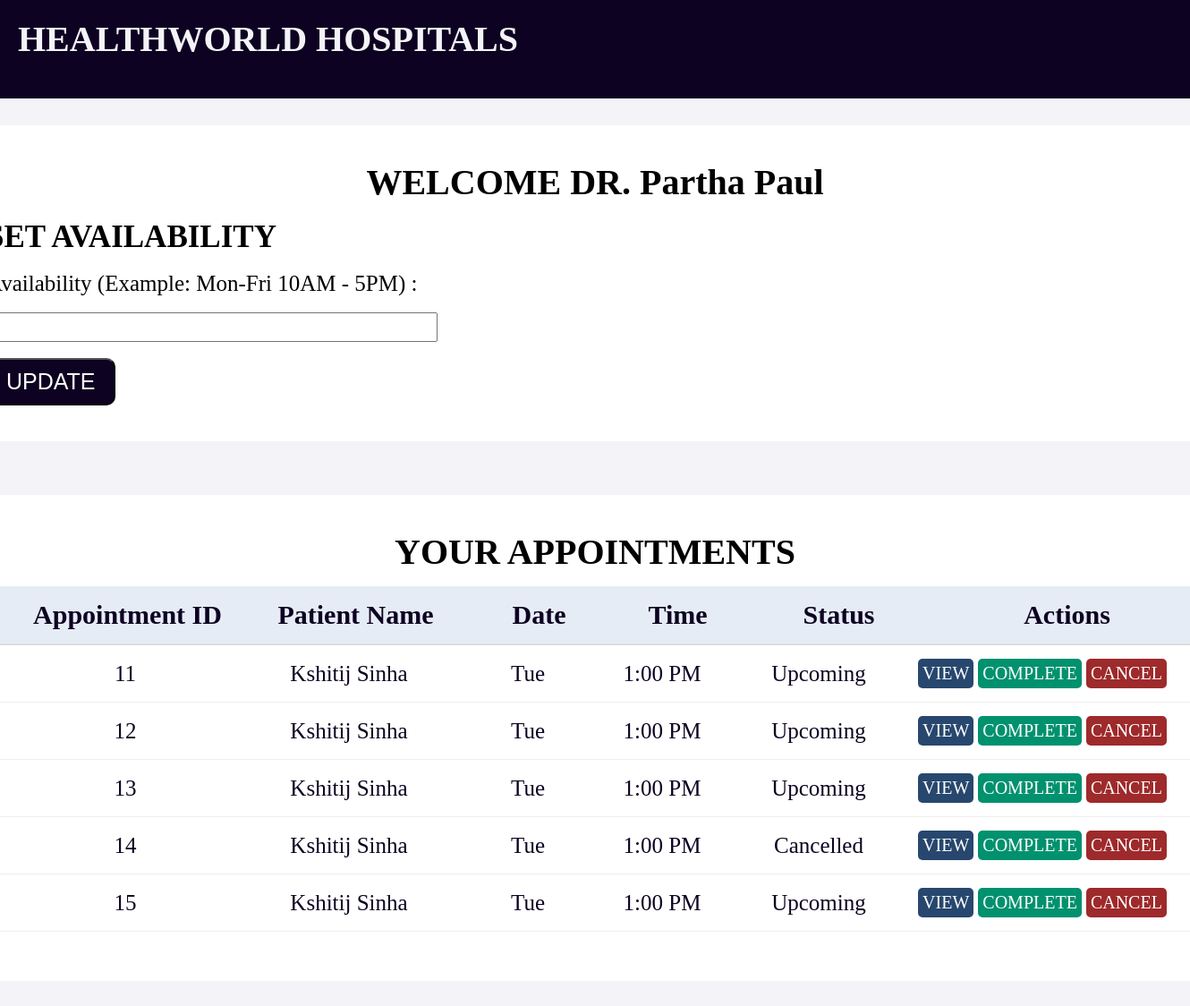
The app's page /doctor/dashboard/41 with its own data.
### models.py (models this page shows)
class Doctor(db.Model):
    __tablename__ = "Doctor"
    doctor_ID = db.Column(db.Integer, primary_key=True, autoincrement=True, nullable=False)
    name = db.Column(db.String, nullable=False)
    specialisation = db.Column(db.String, nullable=False)
    availability = db.Column(db.String, nullable=False)
    password = db.Column(db.String, nullable=False)
    contact = db.Column(db.Integer, nullable=False)

class Appointment(db.Model):
    __tablename__ = "Appointment"
    appointment_ID = db.Column(db.Integer, primary_key=True, autoincrement=True, nullable=False)
    patient_ID = db.Column(db.Integer, nullable=False)
    doctor_ID = db.Column(db.Integer, nullable=False)
    date = db.Column(db.String, nullable=False)
    time = db.Column(db.String, nullable=False)
    status = db.Column(db.String, nullable=False)

### main.py (the view)
@app.route("/doctor/dashboard/<doctor_id>", methods=['GET','POST'])
def doctor_dashboard(doctor_id):
    doctor = Doctor.query.get(doctor_id)
    if request.method == 'POST':
        doctor.availability = request.form['days']; db.session.commit()
    appointments = Appointment.query.filter_by(doctor_ID=doctor_id).all()
    for a in appointments:
        patient = Patient.query.get(a.patient_ID)
        a.patient_name = patient.name if patient else "Unknown"
    return render_template('doctor_dashboard.html', doctorn=doctor.name, doctor=doctor, appointments=appointments)

### TEMPLATES/doctor_dashboard.html (shortened to what this page needs)
<!DOCTYPE html>
<html lang="en">
<head>
</head>
<body style="background-color: #f4f4f8;">
<header>HEALTHWORLD HOSPITALS</header>
<div style="display: flex; flex-direction: column; justify-content: center; align-items: center;">
    <div id="login" style="width:1360px;">
        <h4 style="font-size: 40px; text-align: center;">WELCOME DR. {{ doctorn }}</h4><br>
        <h4 style="font-size: 35px;">SET AVAILABILITY</h4><br>
        <form method="POST" action="{{ url_for('doctor_dashboard', doctor_id=doctor.doctor_ID) }}">
            <label style="font-size: 25px;">Availability (Example: Mon-Fri 10AM - 5PM) :</label><br><br>
            <input type="text" name="days" style="font-size: 25px; width: 500px;" required><br><br>
            <button type="submit" style="background-color:#0D0221;color:white;font-size:25px;padding:10px 20px;border-radius:10px;">
                UPDATE
            </button>
        </form>
    </div>
    <div id="login">
        <h4 style="font-size: 40px; text-align: center;">YOUR APPOINTMENTS</h4>
        <ul id="details" style="margin: 15px; list-style-type: none;">
            <li class="heading-row">
                <h4 style="width: 250px; text-align: center;">Appointment ID</h4>
                <h4 style="width: 250px; text-align: center;">Patient Name</h4>
                <h4 style="width: 150px; text-align: center;">Date</h4>
                <h4 style="width: 150px; text-align: center;">Time</h4>
                <h4 style="width: 200px; text-align: center;">Status</h4>
                <h4 style="width: 300px; text-align: center;">Actions</h4>
            </li>
            {% for appt in appointments %}
            <li style="padding: 15px; border-bottom: 1px solid #eee;">
                <div id="table">
                    <span style="font-size: 25px; width: 250px; color: #0D0221;">{{ appt.appointment_ID }}</span>
                    <span style="font-size: 25px; width: 250px; color: #0D0221;">{{ appt.patient_name }}</span>
                    <span style="font-size: 25px; width: 150px; color: #0D0221;">{{ appt.date }}</span>
                    <span style="font-size: 25px; width: 150px; color: #0D0221;">{{ appt.time }}</span>
                    <span style="font-size: 25px; width: 200px; color: #0D0221;">{{ appt.status }}</span>
                    <div style="width: 300px; display:flex; justify-content: center;">
                        <a href="/doctor/dashboard/viewpatient/{{ appt.patient_ID }}" style="background-color:#27476e;color:white;padding:5px;font-size:20px;margin-right:5px;border-radius:5px;">VIEW</a>
                        <a href="/doctor/dashboard/appointment/complete/{{ appt.appointment_ID }}" style="background-color:#00916e;color:white;padding:5px;font-size:20px;margin-right:5px;border-radius:5px;">COMPLETE</a>
                        <a href="/doctor/dashboard/appointment/cancel/{{ appt.appointment_ID }}" style="background-color:#9E2A2B;color:white;padding:5px;font-size:20px;border-radius:5px;">CANCEL</a>
                    </div>
                </div>
            </li>
            {% endfor %}
        </ul>
    </div>
</div>
</body>
</html>

### TEMPLATES/doctor_dashboard.html (style rules this page uses)
* { margin: 0; padding: 0; }
header { background-color: #0D0221; color: #f4f4f8; height: 70px; font-size: 40px; padding: 20px; font-weight: 600; }
#details { display: flex; flex-direction: column; }
#table { display: flex; align-items: center; }
span { display: flex; justify-content: center; }
h4 { font-size: 30px; }
#login { padding: 40px; margin: 30px; background-color: #ffffff; border-radius: 20px; }
a { text-decoration: none; }
.heading-row { width: 100%; display: flex; justify-content: space-around; border-bottom: 2px solid #ddd; background-color: #E6ECF5; font-size: 28px; font-weight: 600; color: #0D0221; padding: 15px; }

### records on screen
Doctor: name "Partha Paul"
Appointment: appointment_ID "11", patient_name "Kshitij Sinha", date "Tue", time "1:00 PM", status "Upcoming"
Appointment: appointment_ID "12", patient_name "Kshitij Sinha", date "Tue", time "1:00 PM", status "Upcoming"
Appointment: appointment_ID "13", patient_name "Kshitij Sinha", date "Tue", time "1:00 PM", status "Upcoming"
Appointment: appointment_ID "14", patient_name "Kshitij Sinha", date "Tue", time "1:00 PM", status "Cancelled"
Appointment: appointment_ID "15", patient_name "Kshitij Sinha", date "Tue", time "1:00 PM", status "Upcoming"
